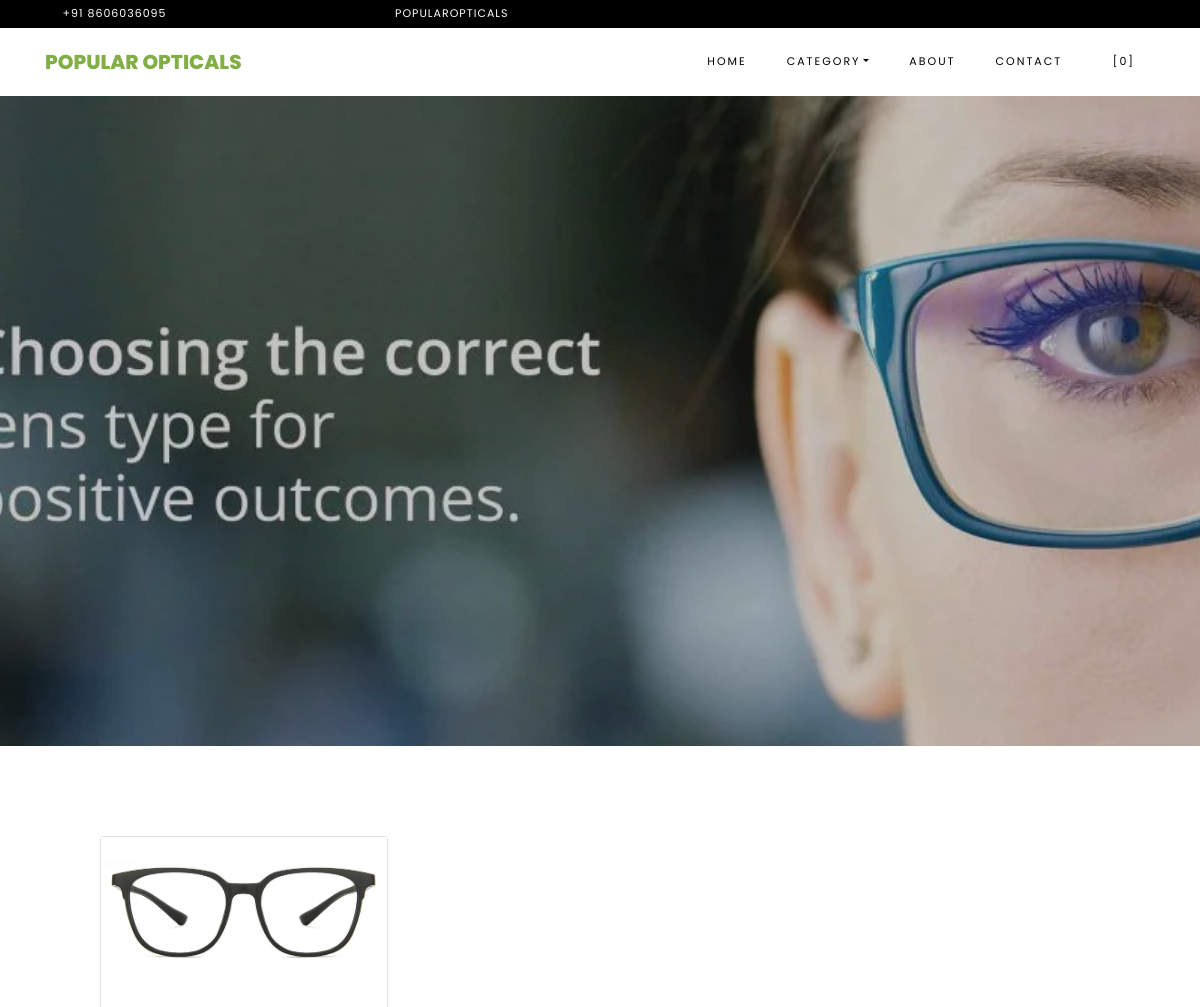
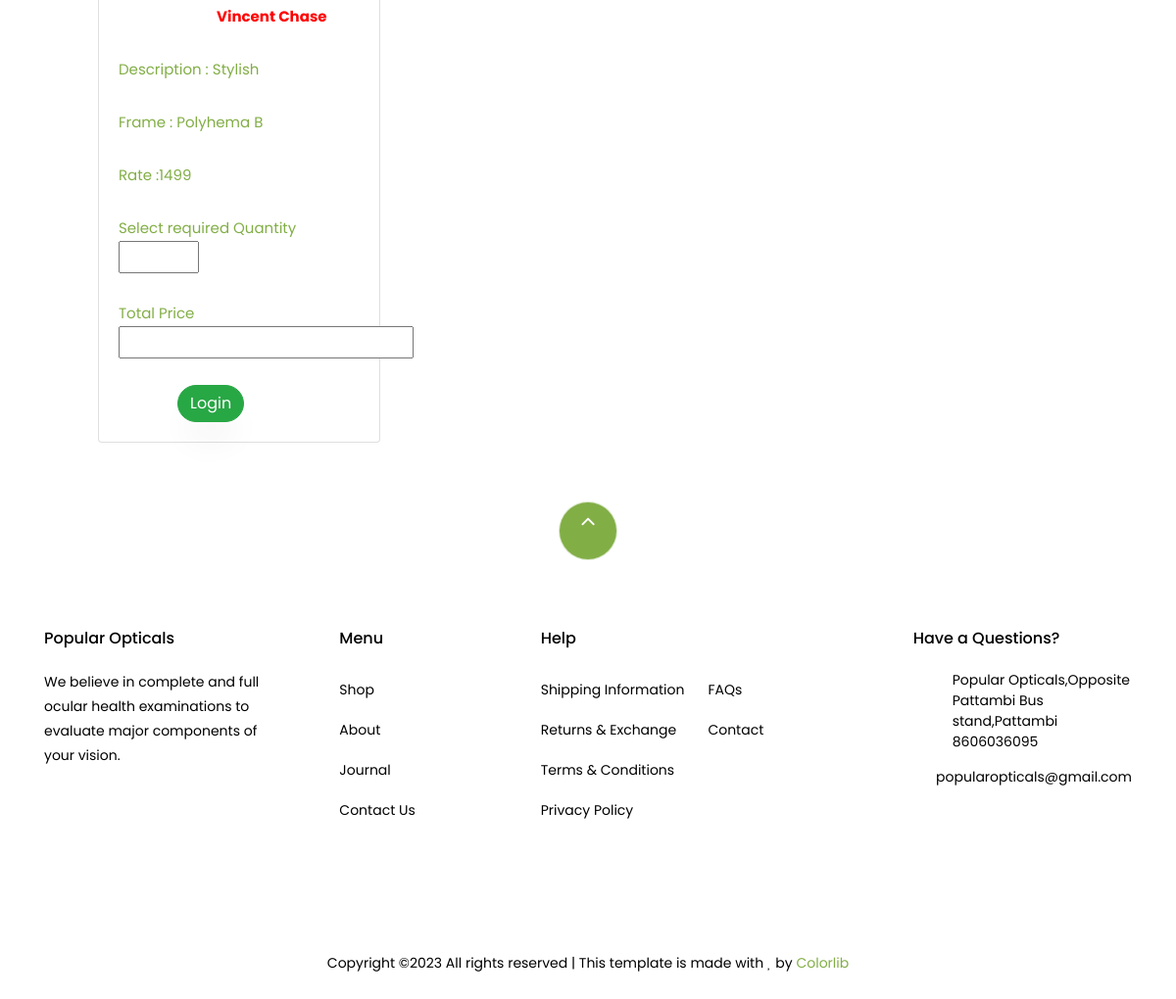
Screenshot of /prodetail/14/ with the database file from the repository (2 pictures, top to bottom).
### PopularOpticsApp/models.py (models this page shows)
class prodb(models.Model):
    category = models.CharField(max_length=100,null=True,blank=True)
    productname = models.CharField(max_length=100,null=True,blank=True)
    desc = models.CharField(max_length=100,null=True,blank=True)
    frame = models.CharField(max_length=100,null=True,blank=True)
    size = models.CharField(max_length=100,null=True,blank=True)
    rate = models.IntegerField(null=True,blank=True)
    image = models.ImageField(upload_to="profiles",null=True,blank=True)

### PopularWeb/views.py (the view)
# urls.py: path('prodetail/<int:dataid>/',views.prodetail,name='prodetail'),
def prodetail(request,dataid):
    data = prodb.objects.get(id=dataid)
    return render(request,"productdetail.html",{"dat":data})

### PopularWeb/templates/productdetail.html (shortened to what this page needs)
<!DOCTYPE html>
{% load static %}
<html lang="en">
  <head>
<link href="https://cdn.jsdelivr.net/npm/bootstrap@5.2.3/dist/css/bootstrap.min.css" rel="stylesheet">
    <link rel="stylesheet" href="{% static 'assets/css/open-iconic-bootstrap.min.css' %}">
    <link rel="stylesheet" href="{% static 'assets/css/animate.css' %}">
    <link rel="stylesheet" href="{% static 'assets/css/owl.carousel.min.css' %}">
    <link rel="stylesheet" href="{% static 'assets/css/owl.theme.default.min.css' %}">
    <link rel="stylesheet" href="{% static 'assets/css/magnific-popup.css' %}">
    <link rel="stylesheet" href="{% static 'assets/css/aos.css' %}">
    <link rel="stylesheet" href="{% static 'assets/css/ionicons.min.css' %}">
    <link rel="stylesheet" href="{% static 'assets/css/bootstrap-datepicker.css' %}">
    <link rel="stylesheet" href="{% static 'assets/css/jquery.timepicker.css' %}">
    <link rel="stylesheet" href="{% static 'assets/css/flaticon.css' %}">
    <link rel="stylesheet" href="{% static 'assets/css/icomoon.css' %}">
    <link rel="stylesheet" href="{% static 'assets/css/style.css' %}">
  </head>
  <body class="goto-here">
		<div class="py-1 " style="background-color:black;" >
    	<div class="container"  >
    		<div class="row no-gutters d-flex align-items-start align-items-center px-md-0"  >
	    		<div class="col-lg-12 d-block" >
		    		<div class="row d-flex" style="background-color:black;" >
		    			<div class="col-md pr-4 d-flex topper align-items-center" style="background-color:black;">
					    	<div class="icon mr-2 d-flex justify-content-center align-items-center" style="background-color:black;"><span class="icon-phone2"></span></div>
						    <span class="text" >+91 8606036095</span>
					    </div>
					    <div class="col-md pr-4 d-flex topper align-items-center" style="background-color:black;">
					    	<div class="icon mr-2 d-flex justify-content-center align-items-center" style="background-color:black;"><span class="icon-paper-plane"></span></div>
						    <span class="text">popularopticals</span>
					    </div>
					    <div class="col-md-5 pr-4 d-flex topper align-items-center text-lg-right" style="background-color:black;">
					    </div>
				    </div>
			    </div>
		    </div>
		  </div>
    </div>
    <nav class="navbar navbar-expand-lg navbar-dark ftco_navbar bg-dark ftco-navbar-light" id="ftco-navbar">
	    <div class="container">
	      <a class="navbar-brand" href="index.html">Popular Opticals</a>
	      <div class="collapse navbar-collapse" id="ftco-nav">
	        <ul class="navbar-nav ml-auto">
	          <li class="nav-item active"><a href="{% url 'indexpg' %}" class="nav-link">Home</a></li>
	          <li class="nav-item dropdown">
              <a class="nav-link dropdown-toggle" href="#" id="dropdown04" data-toggle="dropdown" aria-haspopup="true" aria-expanded="false">Category</a>
            </li>
	          <li class="nav-item"><a href="{% url 'aboutpg' %}" class="nav-link">About</a></li>
	          <li class="nav-item"><a href="{% url 'contactpg' %}" class="nav-link">Contact</a></li>
	          <li class="nav-item cta cta-colored"><a href="cart.html" class="nav-link"><span class="icon-shopping_cart"></span>[0]</a></li>
	        </ul>
	      </div>
	    </div>
	  </nav>
    <section id="home-section" class="hero">
		  <div class="home-slider owl-carousel">
	      <div class="slider-item" style="background-image: url({% static 'assets\images\womenglass.webp' %});">
	      	<div class="overlay"></div>
	        <div class="container">
	          <div class="row slider-text justify-content-center align-items-center" data-scrollax-parent="true">
	          </div>
	        </div>
	      </div>
	    </div>
    </section>
        <section class="ftco-section">
      {% if request.session.username %}
<form method="post" action="{% url 'cartsave' %}" >
    {% csrf_token %}
        <div class="row">
            <div class="col-lg-6 mb-5 ftco-animate">
                <a href="{{ dat.image.url }}" class="image-popup"><img style="height:400px;" src="{{ dat.image.url }}" class="img" class="img-fluid" alt="Colorlib Template"></a>
            </div>
            <div class="col-lg-6 product-details pl-md-5 ftco-animate">
                <h3>{{dat.productname}}</h3>
                <input type="hidden" value="{{dat.productname}}" name="productname">
                      <h6 style="color:black;" >Frame : {{dat.frame}}</h6><br>
                 <input type="hidden" value="{{dat.frame}}" name="frame">
                <h6 style="color:black;" >Price : {{dat.rate}} Rs</h6><br>
                 <a href="productdetails.html" class="card-title" style="color:black;"> Select required Quantity</a>
                 <input type="number" min="1" max="10" name="quantity" id="qty" value="" required="" style="color:black;"><br><br>
                 <input type="hidden" name="rate" id="rate" value="{{dat.rate}}">
                <a href="productdetails.html" class="card-title" style="color:black;">Total Price</a>
                  <input type="text" name="totalprice" id="totalprice" value="" required="" style="color:black;"><br><br>
                <div class="w-100"></div>
                <form action="">
                      <button type="submit"  class="btn btn-primary py-3 px-4" style="color:green;" formaction="{% url 'cart' %}" ><b>Add To Cart</b></button>
                </form>
                {% else %}
        <div>
            <div class="card" style="width: 18rem; margin-left:100px;">
                <form method="post" action="{% url 'login' %}" enctype="multipart/form-data">
                <p><a href="#" class="img-prod"><img class="img-fluid" src="{{dat.image.url}}" class="card-img-top" class="img" alt="..."></a></p>
  <div class="card-body">
      <a href="productdetails.html" class="card-title" style="margin-left:100px; color:red; " name="productname"><b>{{dat.productname}}</b></a><br><br>
      <a href="productdetails.html" class="card-title">Description : {{dat.desc}}</a><br><br>
      <a href="productdetails.html" class="card-title" name="frame">Frame : {{dat.frame}}</a><br><br>
       <a href="productdetails.html" class="card-title">Rate :{{dat.rate}}</a><br><br>
       <a href="productdetails.html" class="card-title"> Select required Quantity</a>
      <input type="number" min="1" max="10" name="quantity" id="qty" value="" required=""><br><br>
       <a href="productdetails.html" class="card-title">Total Price</a>
      <input type="text" name="totalprice" id="totalprice"  required=""><br><br>
       <button class="btn btn-success btn-round waves-effect waves-light" style="margin-left:60px;">Login</button>
  </div>
                    </form>
                {% endif %}
            </div>
        </div>
        </section>
  <footer class="ftco-footer ftco-section">
      <div class="container">
      	<div class="row">
      		<div class="mouse">
						<a href="#" class="mouse-icon">
							<div class="mouse-wheel"><span class="ion-ios-arrow-up"></span></div>
						</a>
					</div>
      	</div>
        <div class="row mb-5">
          <div class="col-md">
            <div class="ftco-footer-widget mb-4">
              <h2 class="ftco-heading-2">Popular Opticals</h2>
              <p>We believe in complete and full ocular health examinations to evaluate major components of your vision.</p>
              <ul class="ftco-footer-social list-unstyled float-md-left float-lft mt-5">
              </ul>
            </div>
          </div>
          <div class="col-md">
            <div class="ftco-footer-widget mb-4 ml-md-5">
              <h2 class="ftco-heading-2">Menu</h2>
              <ul class="list-unstyled">
                <li><a href="#" class="py-2 d-block">Shop</a></li>
                <li><a href="#" class="py-2 d-block">About</a></li>
                <li><a href="#" class="py-2 d-block">Journal</a></li>
                <li><a href="#" class="py-2 d-block">Contact Us</a></li>
              </ul>
            </div>
          </div>
          <div class="col-md-4">
             <div class="ftco-footer-widget mb-4">
              <h2 class="ftco-heading-2">Help</h2>
              <div class="d-flex">
	              <ul class="list-unstyled mr-l-5 pr-l-3 mr-4">
	                <li><a href="#" class="py-2 d-block">Shipping Information</a></li>
	                <li><a href="#" class="py-2 d-block">Returns &amp; Exchange</a></li>
	                <li><a href="#" class="py-2 d-block">Terms &amp; Conditions</a></li>
	                <li><a href="#" class="py-2 d-block">Privacy Policy</a></li>
	              </ul>
	              <ul class="list-unstyled">
	                <li><a href="#" class="py-2 d-block">FAQs</a></li>
	                <li><a href="#" class="py-2 d-block">Contact</a></li>
	              </ul>
	            </div>
            </div>
          </div>
          <div class="col-md">
            <div class="ftco-footer-widget mb-4">
            	<h2 class="ftco-heading-2">Have a Questions?</h2>
            	<div class="block-23 mb-3">
	              <ul>
	                <li><span class="icon icon-map-marker"></span><span class="text">Popular Opticals,Opposite Pattambi Bus stand,Pattambi</span></li>
	                <li><a href="#"><span class="icon icon-phone"></span><span class="text">8606036095</span></a></li>
	                <li><a href="#"><span class="icon icon-envelope"></span><span class="text">popularopticals@gmail.com</span></a></li>
	              </ul>
	            </div>
            </div>
          </div>
        </div>
        <div class="row">
          <div class="col-md-12 text-center">
            <p>
						  Copyright &copy;<script>document.write(new Date().getFullYear());</script> All rights reserved | This template is made with <i class="icon-heart color-danger" aria-hidden="true"></i> by <a href="https://colorlib.com" target="_blank">Colorlib</a>
						</p>
          </div>
        </div>
      </div>
    </footer>
  </body>
</html>

### PopularWeb/static/assets/css/icomoon.css (style rules this page uses)
[class^="icon-"], [class*=" icon-"] { font-family: 'icomoon' !important; speak: none; font-style: normal; font-weight: normal; font-variant: normal; text-transform: none; line-height: 1; -webkit-font-smoothing: antialiased; -moz-osx-font-smoothing: grayscale; }
.icon-heart:before { content: "\f004"; }
.icon-map-marker:before { content: "\f041"; }
.icon-phone:before { content: "\f095"; }
.icon-envelope:before { content: "\f0e0"; }
.icon-paper-plane:before { content: "\f1d8"; }
.icon-phone2:before { content: "\e0cd"; }
.icon-shopping_cart:before { content: "\e8cc"; }

### rows the page displays
prodb: image (picture), productname "Vincent Chase", desc "Stylish", frame "Polyhema B", rate "1499"
